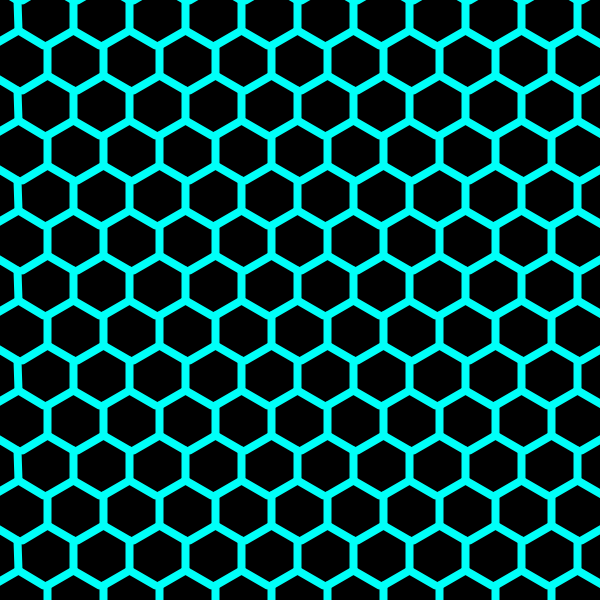
Frame 1 (no input)
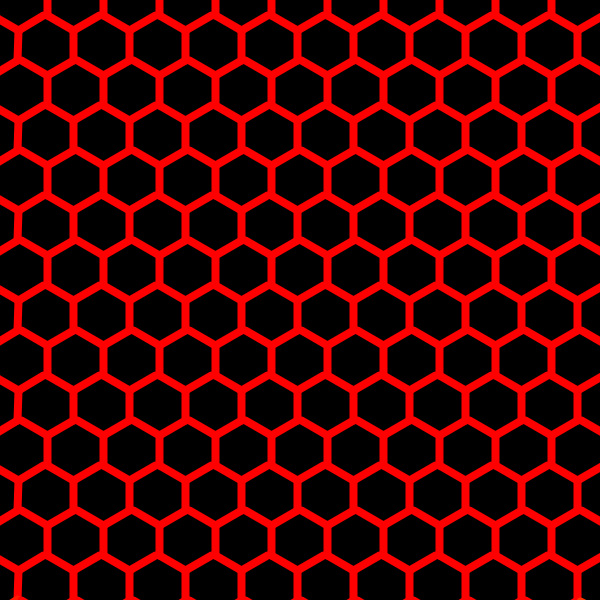
Frame 60 (the mouse pressed at the canvas centre just before this capture)
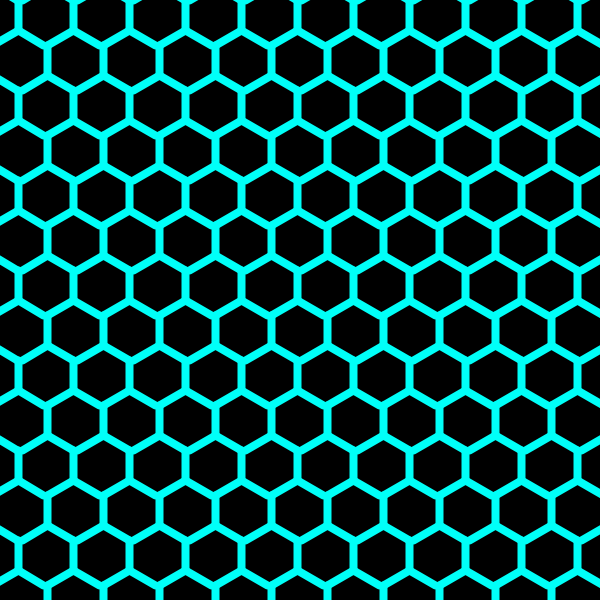
Frame 120 (the mouse held since frame 60 and released just before this capture)

The Processing sketch that drew these frames (run headless with seeded random() and noise(); from frame 60 on, the mouse is pressed at the canvas centre):

// Processing sketch: rotating_ys
// ── rotating_ys.pde
float obj_radius = 30.0;
float num_seconds_per_full_rotation = 3.0;
float aoff = 0.0;
float lineSize = 8;

float offset_x, offset_y;
int num_x, num_y;

Y[] ys;

void push() {
  pushMatrix();
  pushStyle();
}

void pop() {
  popStyle();
  popMatrix();
}

void setup() {
  size(600, 600);
  offset_y = (sin(radians(120) - HALF_PI) * obj_radius);
  offset_x = (cos(radians(120) - HALF_PI) * obj_radius);
  
  num_x = (ceil( (600 / (obj_radius + offset_x)) ) + 1);
  num_y = (ceil( (600 / (obj_radius + offset_y)) ) + 1);
  
  colorMode(HSB, 100);
  
  // create Ys
  ys = new Y[ (num_y * num_x) ];
  
  for(int y = 0; y < num_y; y++) {
    for(int x = 0; x < num_x; x++) {
      ys[ ((num_x * y) + x) ] = new Y(obj_radius, lineSize, x, y);
    }
  }
}

void debugLines() {
  // red lines
  push();
  stroke(255, 255, 255);
  strokeWeight(1);
  line(width/2, 0, width/2, height);
  line(0, height/2, width, height/2);
  pop();
}

void draw() {
  background(0);
  
  //debugLines();
  
  translate(-8, -15);
  
  float angleStep = ((360 / 60) / num_seconds_per_full_rotation);
  
  for(Y y : ys) {
    y.update(angleStep);
    y.display();
  }
}

// ── Y.pde
class Y {
  float radius;
  float linesize;
  float x;
  float y;
  float distance;
  float maxDist;
  float angle;
  float angleTotal;
  color col = color(0, 100, 100);
  color col1;
  color col2;
  color red = color(0, 100, 100);
  color blue = color(99, 100, 100);
  float step = 0;
  int direction = 1;
  
  boolean shifted = false;
  
  Y(float radius_, float linesize_, int row_x, int row_y) {
    radius = radius_;
    linesize = linesize_;
    
    x = ((obj_radius + offset_x) * row_x);
    y = ((obj_radius + offset_y) * row_y);
    
    if((row_y % 2) == 1) {
      x -= (offset_x + (linesize / 2));
    }
    
    distance = dist(x, y, width/2, height/2);
    maxDist = dist(0, 0, width/2, height/2);   // max distance = corner to center
    
    angle = 0.0;
    angleTotal = map(distance, 0, maxDist, 60, 0);
  }
  
  void update(float angleStep) {
    //angleTotal = constrain((angleTotal + angleStep), angleTotal, (angleTotal + (angleTotal % 120) + 119.999));
    angleTotal = constrain((angleTotal + angleStep), angleTotal, (angleTotal + (angleTotal % 120) + 120));
    
    float stepAt = floor( (angleTotal / 60) );
    
    if((stepAt % 2) == 1) {
      //angle = constrain((angle + angleStep), angle, (angle + (angle % 60) + 59.999));
      angle = constrain((angle + angleStep), angle, (angle + (angle % 60) + 60));
      
      if(!shifted) {
        shifted = true;
        direction *= -1;
        step *= direction;
      }
      
      step += ((angleStep / 60) * direction);
    } else {
      shifted = false;
    }
  }
  
  void display() {
    push();
    
    translate(x, y);
    
    //color calccol = lerpColor(col1, col2, map((angle % 60), 0, 60, 0, 1));
    color calccol = lerpColor(red, blue, norm(step, -1, 1));
    
    stroke(calccol);
    strokeWeight(lineSize);
    
    float a_a = (radians((0.0 + angle)) - HALF_PI);
    line(0, 0, (cos(a_a) * obj_radius), (sin(a_a) * obj_radius));
    
    float a_b = (radians((120.0 + angle)) - HALF_PI);
    line(0, 0, (cos(a_b) * obj_radius), (sin(a_b) * obj_radius));
    
    float a_c = (radians((240.0 + angle)) - HALF_PI);
    line(0, 0, (cos(a_c) * obj_radius), (sin(a_c) * obj_radius));
    
    pop();
  }
}
